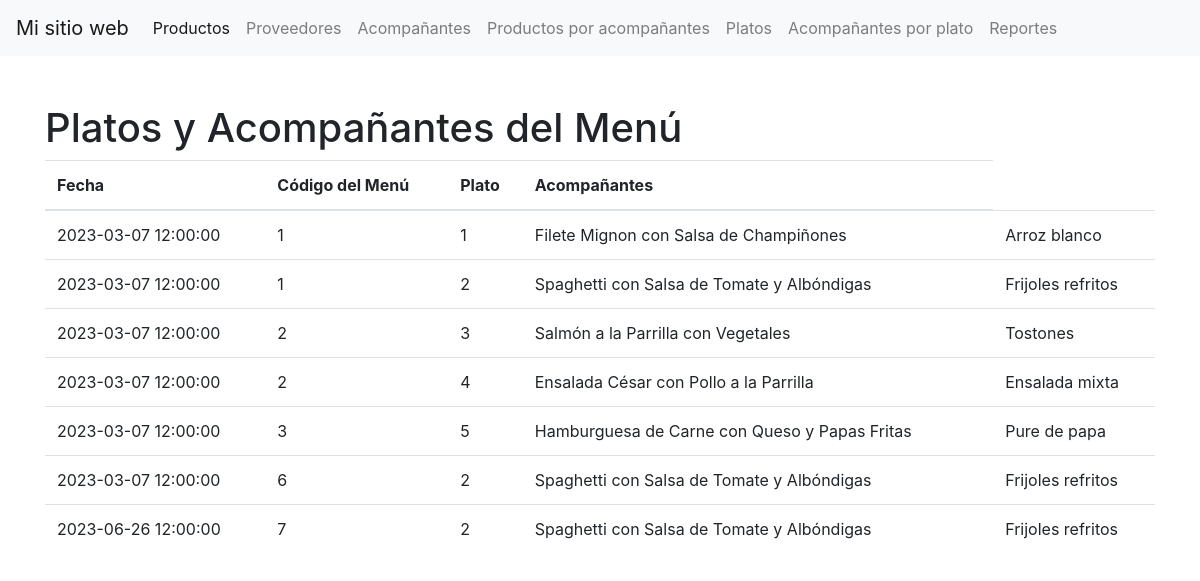
Screenshot of /PHP_PROYECTO_FINAL/reports/platos_menu_reg.php with the database file from the repository.
### tables this page shows
CREATE TABLE TBL_PLATOS_EN_MENU(
CODIGO_PLATO INT,
CODIGO_MENU INT,
CANTIDAD_A_PRODUCIR INT NOT NULL,
EXISTENCIA_ACTUAL INT NOT NULL,
PRIMARY KEY(CODIGO_PLATO,CODIGO_MENU)
);

CREATE TABLE TBL_MENUS_DIARIOS(
CODIGO_MENU INT PRIMARY KEY AUTO_INCREMENT,
FECHA_ELABORACION DATETIME NOT NULL,
DESCRIPCION VARCHAR(45) NOT NULL,
FECHA_HORA_MODIFICACION DATETIME NOT NULL,
FECHA_HORA_CREACION DATETIME NOT NULL
);

CREATE TABLE TBL_PLATOS(
CODIGO_PLATO INT PRIMARY KEY AUTO_INCREMENT,
NOMBRE_PLATO VARCHAR(45) NOT NULL,
PRECIO_PLATO DECIMAL(10,2) NOT NULL,
FECHA_HORA_MODIFICACION DATETIME NOT NULL,
FECHA_HORA_CREACION DATETIME NOT NULL
);

### PHP_PROYECTO_FINAL/reports/platos_menu_reg.php (the view, shortened to what this page needs)
<!DOCTYPE html>
<html>
  <head>
    <link href="https://maxcdn.bootstrapcdn.com/bootstrap/4.0.0/css/bootstrap.min.css" rel="stylesheet">
  </head>
  <body>
  <nav class="navbar navbar-expand-lg navbar-light bg-light">
      <a class="navbar-brand" href="../index.php">Mi sitio web</a>
      <div class="collapse navbar-collapse" id="navbarNav">
        <ul class="navbar-nav">
          <li class="nav-item active">
            <a class="nav-link" href="../vistas/productos.php">Productos</a>
          </li>
          <li class="nav-item">
            <a class="nav-link" href="../vistas/proveedores.php">Proveedores</a>
          </li>
          <li class="nav-item">
            <a class="nav-link" href="../vistas/acompanantes.php">Acompañantes</a>
          </li>
          <li class="nav-item">
            <a class="nav-link" href="../vistas/productosutilizanacompañantes.php">Productos por acompañantes</a>
          </li>
          <li class="nav-item">
            <a class="nav-link" href="../vistas/platos.php">Platos</a>
          </li>
          <li class="nav-item">
            <a class="nav-link" href="../vistas/acompañantesplato.php">Acompañantes por plato</a>
          </li>
          <li class="nav-item">
          <a class="nav-link" href="../index.php#reportesId">Reportes</a>
        </li>
        </ul>
      </div>
    </nav>
    <div class="container">
      <h1 class="mt-5">Platos y Acompañantes del Menú</h1>
      <table class="table">
        <thead>
          <tr>
            <th>Fecha</th>
            <th>Código del Menú</th>
            <th>Plato</th>
            <th>Acompañantes</th>
          </tr>
        </thead>
        <tbody>
        <?php
          $servidor = "localhost";
          $username = "root";
          $password = "keven190.,s";
          $baseDatos = "manjares";
          $conn = new mysqli($servidor, $username, $password, $baseDatos);
          $sql = "SELECT tbl_menus_diarios.CODIGO_menu AS Codigo_Menu, tbl_menus_diarios.FECHA_ELABORACION AS Fecha, tbl_platos_en_menu.CODIGO_plato AS Codigo_Plato, tbl_platos.nombre_plato AS Plato, GROUP_CONCAT(DISTINCT tbl_acompanantes.nombre_acompanante ORDER BY tbl_acompanantes.nombre_acompanante ASC SEPARATOR ', ') AS Acompanantes
          FROM tbl_platos_en_menu
          LEFT JOIN tbl_menus_diarios ON tbl_platos_en_menu.CODIGO_MENU = tbl_menus_diarios.CODIGO_menu
          LEFT JOIN tbl_platos ON tbl_platos_en_menu.CODIGO_plato = tbl_platos.CODIGO_plato
          LEFT JOIN tbl_acompanantes_forman_platos ON tbl_platos.CODIGO_plato = tbl_acompanantes_forman_platos.CODIGO_plato
          LEFT JOIN tbl_acompanantes ON tbl_acompanantes_forman_platos.CODIGO_acompanante = tbl_acompanantes.CODIGO_acompanante
          GROUP BY tbl_menus_diarios.CODIGO_menu, tbl_platos_en_menu.CODIGO_plato;
          ";
      $result = $conn->query($sql);
      if ($result->num_rows > 0) {
        while($row = $result->fetch_assoc()) {
          echo "<tr>
                  <td>" . $row["Fecha"] . "</td>
                  <td>" . $row["Codigo_Menu"] . "</td>
                  <td>" . $row["Codigo_Plato"] . "</td>
                  <td>" . $row["Plato"] . "</td>
                  <td>" . $row["Acompanantes"] . "</td>
                </tr>";
        }
        echo "</tbody></table>";
      } else {
        echo "<p>No hay platos en los menús registrados.</p>";
      }
    ?>
  </div>
  </body>
</html>

### rows the page displays
tbl_platos_en_menu: CODIGO_MENU.FECHA_ELABORACION "2023-03-07 12:00:00", CODIGO_MENU.CODIGO_MENU "1", CODIGO_PLATO "1", CODIGO_PLATO.NOMBRE_PLATO "Filete Mignon con Salsa de Champiñones", Acompanantes "Arroz blanco"
tbl_platos_en_menu: CODIGO_MENU.FECHA_ELABORACION "2023-03-07 12:00:00", CODIGO_MENU.CODIGO_MENU "1", CODIGO_PLATO "2", CODIGO_PLATO.NOMBRE_PLATO "Spaghetti con Salsa de Tomate y Albóndigas", Acompanantes "Frijoles refritos"
tbl_platos_en_menu: CODIGO_MENU.FECHA_ELABORACION "2023-03-07 12:00:00", CODIGO_MENU.CODIGO_MENU "2", CODIGO_PLATO "3", CODIGO_PLATO.NOMBRE_PLATO "Salmón a la Parrilla con Vegetales", Acompanantes "Tostones"
tbl_platos_en_menu: CODIGO_MENU.FECHA_ELABORACION "2023-03-07 12:00:00", CODIGO_MENU.CODIGO_MENU "2", CODIGO_PLATO "4", CODIGO_PLATO.NOMBRE_PLATO "Ensalada César con Pollo a la Parrilla", Acompanantes "Ensalada mixta"
tbl_platos_en_menu: CODIGO_MENU.FECHA_ELABORACION "2023-03-07 12:00:00", CODIGO_MENU.CODIGO_MENU "3", CODIGO_PLATO "5", CODIGO_PLATO.NOMBRE_PLATO "Hamburguesa de Carne con Queso y Papas Fritas", Acompanantes "Pure de papa"
tbl_platos_en_menu: CODIGO_MENU.FECHA_ELABORACION "2023-03-07 12:00:00", CODIGO_MENU.CODIGO_MENU "6", CODIGO_PLATO "2", CODIGO_PLATO.NOMBRE_PLATO "Spaghetti con Salsa de Tomate y Albóndigas", Acompanantes "Frijoles refritos"
tbl_platos_en_menu: CODIGO_MENU.FECHA_ELABORACION "2023-06-26 12:00:00", CODIGO_MENU.CODIGO_MENU "7", CODIGO_PLATO "2", CODIGO_PLATO.NOMBRE_PLATO "Spaghetti con Salsa de Tomate y Albóndigas", Acompanantes "Frijoles refritos"
